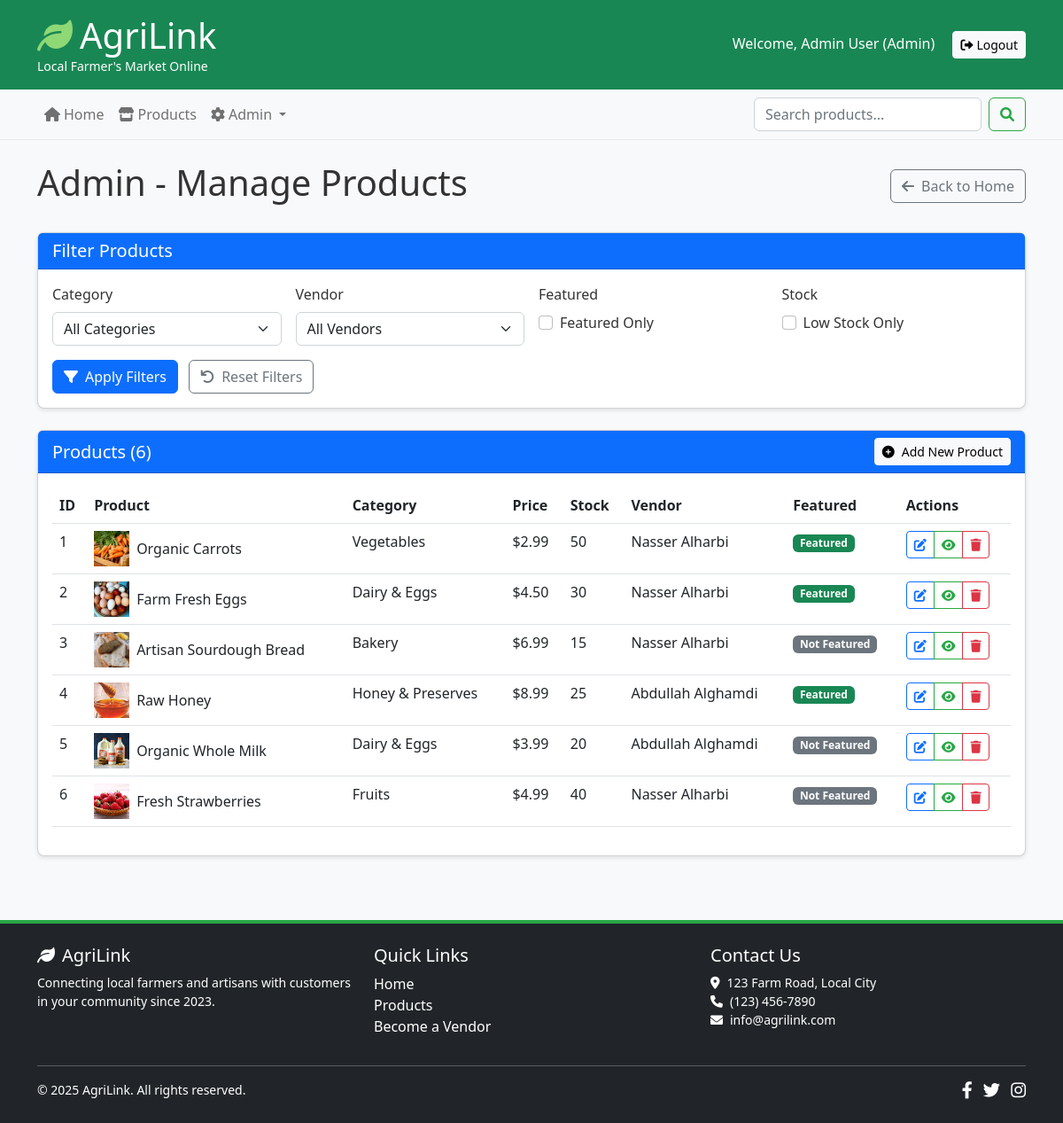
The page /presentation/admin/products.php (signed in) on the database its author committed.
### tables this page shows
CREATE TABLE products (
    id INT AUTO_INCREMENT PRIMARY KEY,
    name VARCHAR(100) NOT NULL,
    description TEXT NOT NULL,
    short_description VARCHAR(255) NOT NULL,
    price DECIMAL(10, 2) NOT NULL,
    category VARCHAR(50) NOT NULL,
    stock INT NOT NULL DEFAULT 0,
    image VARCHAR(255) NOT NULL DEFAULT 'default.jpg',
    vendor_id INT NOT NULL,
    is_featured BOOLEAN DEFAULT FALSE,
    created_at TIMESTAMP DEFAULT CURRENT_TIMESTAMP,
    updated_at TIMESTAMP DEFAULT CURRENT_TIMESTAMP ON UPDATE CURRENT_TIMESTAMP,
    FOREIGN KEY (vendor_id) REFERENCES users(id) ON DELETE CASCADE
);

CREATE TABLE users (
    id INT AUTO_INCREMENT PRIMARY KEY,
    name VARCHAR(100) NOT NULL,
    email VARCHAR(100) NOT NULL UNIQUE,
    password VARCHAR(255) NOT NULL,
    role ENUM('customer', 'vendor', 'admin') DEFAULT 'customer',
    created_at TIMESTAMP DEFAULT CURRENT_TIMESTAMP,
    updated_at TIMESTAMP DEFAULT CURRENT_TIMESTAMP ON UPDATE CURRENT_TIMESTAMP
);

### data/Database.php (called while the page is built, shortened)
<?php
class Database {
    private static $instance = null;
    private $connection;
    private function __construct() {
        try {
            $this->connection = new PDO(
                'mysql:host=' . DB_HOST . ';port=' . DB_PORT . ';dbname=' . DB_NAME . ';charset=utf8mb4',
                DB_USER,
                DB_PASS,
                [
                    PDO::ATTR_ERRMODE => PDO::ERRMODE_EXCEPTION,
                    PDO::ATTR_DEFAULT_FETCH_MODE => PDO::FETCH_ASSOC,
                    PDO::ATTR_EMULATE_PREPARES => false
                ]
            );
        } catch (PDOException $e) {
            die("Database connection failed: " . $e->getMessage());
        }
    }
    public static function getInstance() {
        if (self::$instance === null) {
            self::$instance = new self();
        }
        return self::$instance;
    }
    public function query($sql) {
        return $this->connection->query($sql);
    }
}

### business/ProductManager.php (called while the page is built, shortened)
<?php
require_once __DIR__ . '/../data/ProductDAO.php';
class ProductManager {
    private $productDAO;
    public function __construct() {
        $this->productDAO = new ProductDAO();
    }
    public function getAllProducts($limit = null, $offset = 0) {
        return $this->productDAO->getAllProducts($limit, $offset);
    }
}

### data/ProductDAO.php (called while the page is built, shortened)
<?php
require_once 'Database.php';
class ProductDAO {
    private $db;
    public function __construct() {
        $this->db = Database::getInstance();
    }
    public function getAllProducts($limit = null, $offset = 0) {
        $sql = "SELECT p.*, u.name as vendor_name
                FROM products p
                JOIN users u ON p.vendor_id = u.id
                ORDER BY p.created_at DESC";
        if ($limit !== null) {
            $sql .= " LIMIT :limit OFFSET :offset";
            $stmt = $this->db->prepare($sql);
            $stmt->bindValue(':limit', $limit, PDO::PARAM_INT);
            $stmt->bindValue(':offset', $offset, PDO::PARAM_INT);
            $stmt->execute();
        } else {
            $stmt = $this->db->query($sql);
        }
        return $stmt->fetchAll();
    }
}

### presentation/admin/products.php (the view, shortened to what this page needs)
<?php
require_once '../../business/ProductManager.php';
$productManager = new ProductManager();
$featured = isset($_GET['featured']) && $_GET['featured'] == '1';
$lowStock = isset($_GET['low_stock']) && $_GET['low_stock'] == '1';
$products = $productManager->getAllProducts();
require_once '../../presentation/layouts/header.php';
require_once '../../presentation/layouts/navigation.php';
?>
<main class="container py-4">
    <div class="d-flex justify-content-between align-items-center mb-4">
        <h1>Admin - Manage Products</h1>
        <div>
            <a href="<?php echo BASE_URL; ?>" class="btn btn-outline-secondary">
                <i class="fas fa-arrow-left me-2"></i>Back to Home
            </a>
        </div>
    </div>
    <div class="card mb-4">
        <div class="card-header bg-primary text-white">
            <h5 class="mb-0">Filter Products</h5>
        </div>
        <div class="card-body">
            <form action="" method="GET" class="row g-3">
                <div class="col-md-3">
                    <label for="category" class="form-label">Category</label>
                    <select class="form-select" id="category" name="category">
                        <option value="">All Categories</option>
                    </select>
                </div>
                <div class="col-md-3">
                    <label for="vendor" class="form-label">Vendor</label>
                    <select class="form-select" id="vendor" name="vendor">
                        <option value="0">All Vendors</option>
                    </select>
                </div>
                <div class="col-md-3">
                    <label class="form-label d-block">Featured</label>
                    <div class="form-check form-check-inline">
                        <input class="form-check-input" type="checkbox" id="featured" name="featured" value="1"
                               <?php echo $featured ? 'checked' : ''; ?>>
                        <label class="form-check-label" for="featured">Featured Only</label>
                    </div>
                </div>
                <div class="col-md-3">
                    <label class="form-label d-block">Stock</label>
                    <div class="form-check form-check-inline">
                        <input class="form-check-input" type="checkbox" id="low_stock" name="low_stock" value="1"
                               <?php echo $lowStock ? 'checked' : ''; ?>>
                        <label class="form-check-label" for="low_stock">Low Stock Only</label>
                    </div>
                </div>
                <div class="col-12">
                    <button type="submit" class="btn btn-primary">
                        <i class="fas fa-filter me-2"></i>Apply Filters
                    </button>
                    <a href="<?php echo BASE_URL; ?>presentation/admin/products.php" class="btn btn-outline-secondary ms-2">
                        <i class="fas fa-undo me-2"></i>Reset Filters
                    </a>
                </div>
            </form>
        </div>
    </div>
    <div class="card">
        <div class="card-header bg-primary text-white d-flex justify-content-between align-items-center">
            <h5 class="mb-0">Products (<?php echo count($products); ?>)</h5>
            <a href="<?php echo BASE_URL; ?>presentation/admin/product_form.php" class="btn btn-sm btn-light">
                <i class="fas fa-plus-circle me-2"></i>Add New Product
            </a>
        </div>
        <div class="card-body">
            <?php if (empty($products)): ?>
                <p class="text-muted">No products found matching your criteria.</p>
            <?php else: ?>
                <div class="table-responsive">
                    <table class="table table-hover">
                        <thead>
                            <tr>
                                <th>ID</th>
                                <th>Product</th>
                                <th>Category</th>
                                <th>Price</th>
                                <th>Stock</th>
                                <th>Vendor</th>
                                <th>Featured</th>
                                <th>Actions</th>
                            </tr>
                        </thead>
                        <tbody>
                            <?php foreach ($products as $product): ?>
                                <tr>
                                    <td><?php echo $product['id']; ?></td>
                                    <td>
                                        <div class="d-flex align-items-center">
                                            <img src="<?php echo BASE_URL . 'assets/images/products/' . htmlspecialchars($product['image']); ?>"
                                                 class="me-2" alt="" style="width: 40px; height: 40px; object-fit: cover;">
                                            <?php echo htmlspecialchars($product['name']); ?>
                                        </div>
                                    </td>
                                    <td><?php echo htmlspecialchars($product['category']); ?></td>
                                    <td>$<?php echo number_format($product['price'], 2); ?></td>
                                    <td>
                                        <span class="<?php echo $product['stock'] <= 10 ? 'text-danger fw-bold' : ''; ?>">
                                            <?php echo $product['stock']; ?>
                                        </span>
                                    </td>
                                    <td><?php echo htmlspecialchars($product['vendor_name']); ?></td>
                                    <td>
                                        <?php if ($product['is_featured']): ?>
                                            <span class="badge bg-success">Featured</span>
                                        <?php else: ?>
                                            <span class="badge bg-secondary">Not Featured</span>
                                        <?php endif; ?>
                                    </td>
                                    <td>
                                        <div class="btn-group">
                                            <a href="<?php echo BASE_URL; ?>presentation/admin/product_form.php?id=<?php echo $product['id']; ?>"
                                               class="btn btn-sm btn-outline-primary">
                                                <i class="fas fa-edit"></i>
                                            </a>
                                            <a href="<?php echo BASE_URL; ?>presentation/common/product_detail.php?id=<?php echo $product['id']; ?>"
                                               class="btn btn-sm btn-outline-success">
                                                <i class="fas fa-eye"></i>
                                            </a>
                                            <button type="button" class="btn btn-sm btn-outline-danger"
                                                    data-bs-toggle="modal" data-bs-target="#deleteModal<?php echo $product['id']; ?>">
                                                <i class="fas fa-trash"></i>
                                            </button>
                                        </div>
                                    </td>
                                </tr>
                            <?php endforeach; ?>
                        </tbody>
                    </table>
                </div>
            <?php endif; ?>
        </div>
    </div>
</main>
<?php require_once '../../presentation/layouts/footer.php'; ?>

### assets/css/style.css (style rules this page uses)
body { font-family: 'Segoe UI', Tahoma, Geneva, Verdana, sans-serif; background-color: #f8f9fa; color: #333; }
.card { border-radius: 8px; box-shadow: 0 2px 5px rgba(0, 0, 0, 0.1); transition: all 0.3s ease; }
.btn-outline-success { color: #28a745; border-color: #28a745; }

### rows shown on the page
products: id "1", image (picture), name "Organic Carrots", category "Vegetables", price "2.99", stock "50", vendor.name "Nasser Alharbi", is_featured "Featured"
products: id "2", image (picture), name "Farm Fresh Eggs", category "Dairy & Eggs", price "4.50", stock "30", vendor.name "Nasser Alharbi", is_featured "Featured"
products: id "3", image (picture), name "Artisan Sourdough Bread", category "Bakery", price "6.99", stock "15", vendor.name "Nasser Alharbi", is_featured "Not Featured"
products: id "4", image (picture), name "Raw Honey", category "Honey & Preserves", price "8.99", stock "25", vendor.name "Abdullah Alghamdi", is_featured "Featured"
products: id "5", image (picture), name "Organic Whole Milk", category "Dairy & Eggs", price "3.99", stock "20", vendor.name "Abdullah Alghamdi", is_featured "Not Featured"
products: id "6", image (picture), name "Fresh Strawberries", category "Fruits", price "4.99", stock "40", vendor.name "Nasser Alharbi", is_featured "Not Featured"

### other values the page prints
SessionManager::getCurrentUserName() "Admin User"
SessionManager::getCurrentUserRole() "Admin"
count($products) "6"
